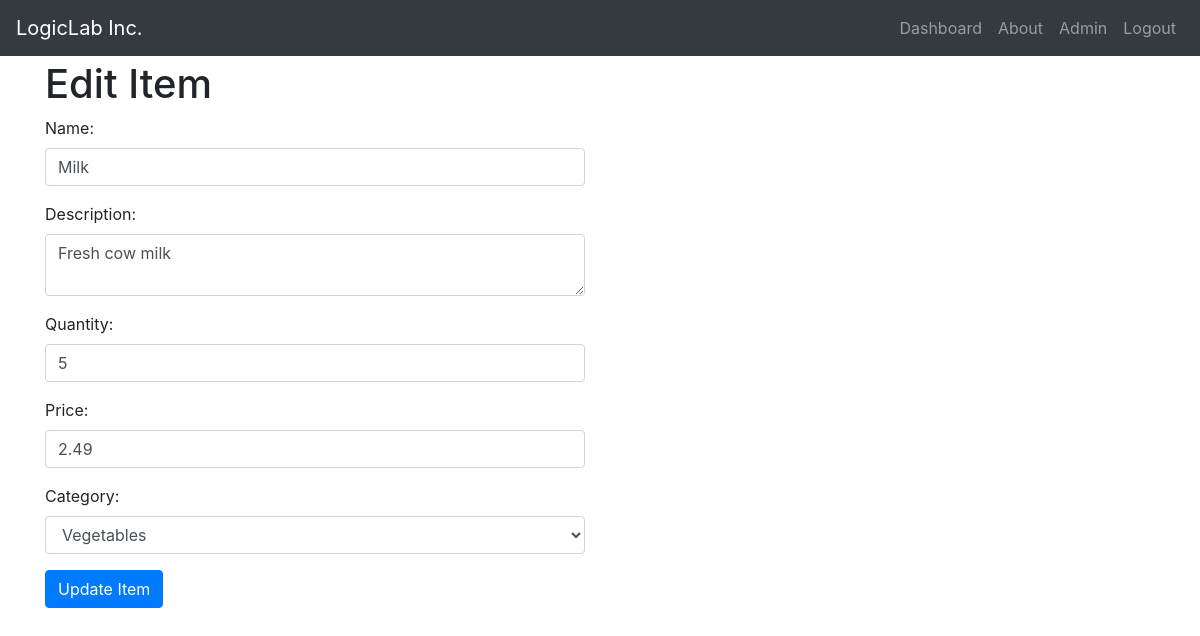
Screenshot of /edit.php?item_id=7 (signed in) with the database file from the repository.
### tables this page shows
CREATE TABLE `items` (
  `item_id` int(11) NOT NULL,
  `category_id` int(11) DEFAULT NULL,
  `name` varchar(50) NOT NULL,
  `description` text NOT NULL,
  `quantity` int(11) NOT NULL,
  `price` decimal(10,2) NOT NULL
);

### edit.php (the view, shortened to what this page needs)
<!DOCTYPE html>
<html>
<head>
    <link rel="stylesheet" href="css/bootstrap.min.css">
</head>
<body>
<?php
include("header.php");
require_once 'db_connection.php';
$item_id = $_GET['item_id'];
$query = "SELECT items.item_id, items.name, items.description, items.quantity, items.price, categories.name AS category_name
          FROM items
          INNER JOIN categories ON items.category_id = categories.category_id
          WHERE items.item_id = ?";
$stmt = $conn->prepare($query);
$stmt->bind_param('i', $item_id);
$stmt->execute();
$result = $stmt->get_result();
$item = $result->fetch_assoc();
$query = "SELECT * FROM categories";
$result = $conn->query($query);
if ($result && $result->num_rows > 0) {
    $categories = $result->fetch_all(MYSQLI_ASSOC);
} else {
    $error_message = "No categories found. Please create categories first.";
}
?>
<div class="container">
    <h1>Edit Item</h1>
    <?php if (isset($error_message)): ?>
        <div class="alert alert-danger"><?php echo $error_message; ?></div>
    <?php else: ?>
        <form method="POST">
            <div class="row">
                <div class="col-sm-6">
                    <div class="form-group">
                        <label for="item_name">Name:</label>
                        <input type="text" class="form-control" id="item_name" name="item_name" value="<?php echo $item['name']; ?>" required>
                    </div>
                    <div class="form-group">
                        <label for="item_description">Description:</label>
                        <textarea class="form-control" id="item_description" name="item_description" required><?php echo $item['description']; ?></textarea>
                    </div>
                    <div class="form-group">
                        <label for="item_quantity">Quantity:</label>
                        <input type="number" class="form-control" id="item_quantity" name="item_quantity" value="<?php echo $item['quantity']; ?>" required>
                    </div>
                    <div class="form-group">
                        <label for="item_price">Price:</label>
                        <input type="number" class="form-control" id="item_price" name="item_price" value="<?php echo $item['price']; ?>" required>
                    </div>
                    <div class="form-group">
                        <label for="item_category">Category:</label>
                        <select class="form-control" id="item_category" name="item_category" required>
                            <?php foreach ($categories as $category): ?>
                                <option value="<?php echo $category['category_id']; ?>" <?php echo isset($item['category_id']) && $category['category_id'] == $item['category_id'] ? 'selected' : ''; ?>><?php echo $category['name']; ?></option>
                            <?php endforeach; ?>
                        </select>
                    </div>
                    <button type="submit" class="btn btn-primary" name="update_item">Update Item</button>
                </div>
            </div>
        </form>
    <?php endif; ?>
</div>
</body>
</html>

### css/header.css (style rules this page uses)
body { margin: 0; padding-top: 60px; font-family: Arial, sans-serif; line-height: 1.6; padding-bottom: 60px; }
h1, h2, h3 { margin-bottom: 10px; }

### rows the page displays
items: item_name "Milk", item_description "Fresh cow milk", item_quantity "5", item_price "2.49"

### other values shown
form field item_category "Vegetables"
